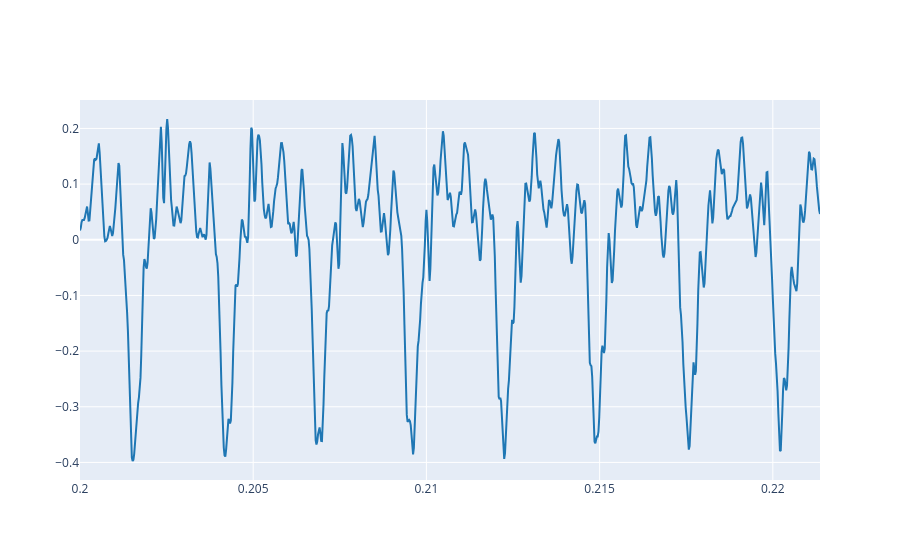

Source (notebook cell):
### Markdown cell above
3.1. Load your r eference audio signal and plot some periods (5-10) where the amplitude is stable. For instance see Ex. 2.3 from Lab 1. Listen to the sound as well and compare it with your synthesized signal.

### Code cell
# Write the code here
ref, fs = load_audio('audio/audio_arpa.wav')
# I choose the values from lab 1
period = 0.002675
t_start = 0.2

t_end = t_start + (8 * period)
plot_signals(ref, fs, t_start=t_start, t_end=t_end)

import IPython.display as ipd
ipd.Audio(ref, rate=fs)

### Figure 1 — Plotly figure (JSON) as saved in the notebook; plotly's stock layout.template omitted (floating-point values rounded to 4 significant figures; data arrays with more than 128 entries replaced by an {"elided": "..."} marker saying what was removed)
{"data": [{"line": {"color": "#1f77b4", "shape": "linear"}, "mode": "lines", "name": "audio signal 0", "type": "scatter", "x": {"elided": "943 float values"}, "y": {"elided": "943 float values"}}], "layout": {}}
